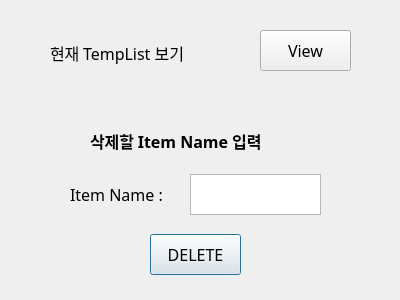
<?xml version="1.0" encoding="UTF-8"?>
<ui version="4.0">
 <class>DeleteTempListWindow</class>
 <widget class="QDialog" name="DeleteTempListWindow">
  <property name="geometry">
   <rect>
    <x>0</x>
    <y>0</y>
    <width>400</width>
    <height>300</height>
   </rect>
  </property>
  <property name="windowTitle">
   <string>DeleteTempListWindow</string>
  </property>
  <widget class="QPushButton" name="deleteButton">
   <property name="geometry">
    <rect>
     <x>150</x>
     <y>234</y>
     <width>91</width>
     <height>41</height>
    </rect>
   </property>
   <property name="font">
    <font>
     <family>함초롬바탕</family>
     <pointsize>12</pointsize>
    </font>
   </property>
   <property name="text">
    <string>DELETE</string>
   </property>
  </widget>
  <widget class="QPushButton" name="viewButton">
   <property name="geometry">
    <rect>
     <x>260</x>
     <y>30</y>
     <width>91</width>
     <height>41</height>
    </rect>
   </property>
   <property name="font">
    <font>
     <family>함초롬바탕</family>
     <pointsize>12</pointsize>
    </font>
   </property>
   <property name="text">
    <string>View</string>
   </property>
  </widget>
  <widget class="QLabel" name="label">
   <property name="geometry">
    <rect>
     <x>90</x>
     <y>110</y>
     <width>221</width>
     <height>61</height>
    </rect>
   </property>
   <property name="font">
    <font>
     <family>함초롬바탕</family>
     <pointsize>12</pointsize>
     <weight>75</weight>
     <bold>true</bold>
    </font>
   </property>
   <property name="text">
    <string>삭제할 Item Name 입력</string>
   </property>
  </widget>
  <widget class="QLabel" name="label_3">
   <property name="geometry">
    <rect>
     <x>50</x>
     <y>30</y>
     <width>191</width>
     <height>46</height>
    </rect>
   </property>
   <property name="font">
    <font>
     <family>함초롬바탕</family>
     <pointsize>12</pointsize>
     <weight>50</weight>
     <bold>false</bold>
    </font>
   </property>
   <property name="text">
    <string>현재 TempList 보기</string>
   </property>
  </widget>
  <widget class="QPlainTextEdit" name="plainTextEdit">
   <property name="geometry">
    <rect>
     <x>190</x>
     <y>174</y>
     <width>131</width>
     <height>41</height>
    </rect>
   </property>
   <property name="font">
    <font>
     <pointsize>14</pointsize>
    </font>
   </property>
  </widget>
  <widget class="QLabel" name="label_21">
   <property name="geometry">
    <rect>
     <x>70</x>
     <y>170</y>
     <width>121</width>
     <height>48</height>
    </rect>
   </property>
   <property name="font">
    <font>
     <family>함초롬바탕</family>
     <pointsize>12</pointsize>
     <weight>50</weight>
     <bold>false</bold>
    </font>
   </property>
   <property name="text">
    <string>Item Name : </string>
   </property>
  </widget>
 </widget>
 <layoutdefault spacing="6" margin="11"/>
 <resources/>
 <connections>
  <connection>
   <sender>viewButton</sender>
   <signal>clicked()</signal>
   <receiver>DeleteTempListWindow</receiver>
   <slot>viewTempList()</slot>
   <hints>
    <hint type="sourcelabel">
     <x>321</x>
     <y>49</y>
    </hint>
    <hint type="destinationlabel">
     <x>350</x>
     <y>101</y>
    </hint>
   </hints>
  </connection>
  <connection>
   <sender>deleteButton</sender>
   <signal>clicked()</signal>
   <receiver>DeleteTempListWindow</receiver>
   <slot>deleteTempList()</slot>
   <hints>
    <hint type="sourcelabel">
     <x>204</x>
     <y>247</y>
    </hint>
    <hint type="destinationlabel">
     <x>299</x>
     <y>221</y>
    </hint>
   </hints>
  </connection>
 </connections>
 <slots>
  <slot>viewTempList()</slot>
  <slot>deleteTempList()</slot>
 </slots>
</ui>
